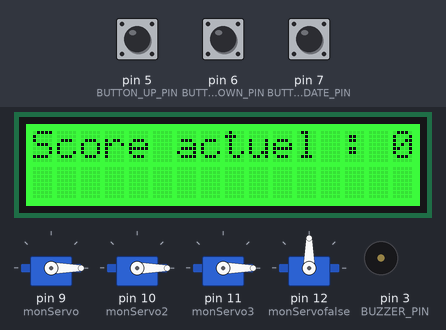
Bench run of a sketch on a simulated Arduino Uno, built with avr-gcc and run on an emulated ATmega328P. Shown: 16×2 character LCD, 4 × servo, buzzer (waves = sounding). The test bench sets the inputs (shaded band); at power-on: pin 7 (BUTTON_VALIDATE_PIN) HIGH, pin 5 (BUTTON_UP_PIN) HIGH, pin 6 (BUTTON_DOWN_PIN) HIGH. Random numbers use the default seed unless the sketch sets one.

Above: at 13.9 s.
14.0 s: pin 7 (BUTTON_VALIDATE_PIN) pulled LOW for 1 s
At 17.7 s:
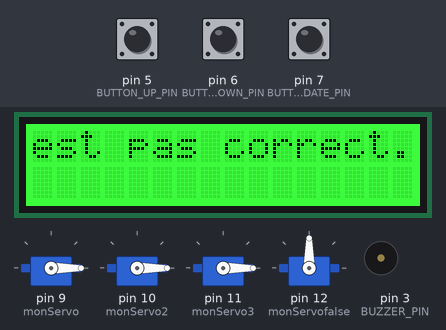
23.7 s: pin 5 (BUTTON_UP_PIN) pulled LOW for 3.2 s
At 25.94 s:
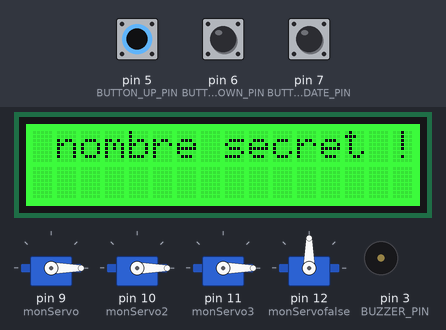
28.4 s: pin 6 (BUTTON_DOWN_PIN) pulled LOW for 0.15 s
At 28.63 s:
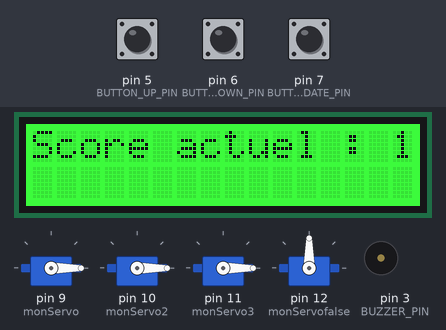
30.0 s: pin 5 (BUTTON_UP_PIN) pulled LOW for 1 s
At 30.57 s:
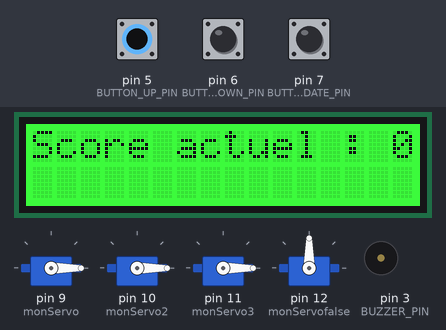
32.5 s: pin 7 (BUTTON_VALIDATE_PIN) pulled LOW for 0.15 s
At 32.67 s:
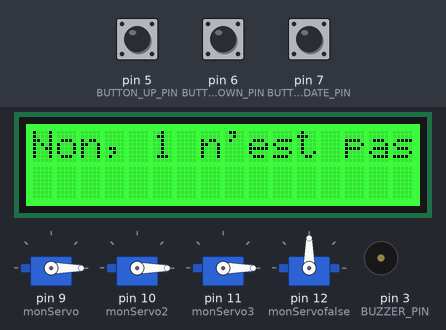
Timing chart, 0 to 34.2 s (numbered marks = the images above; inputs shaded):
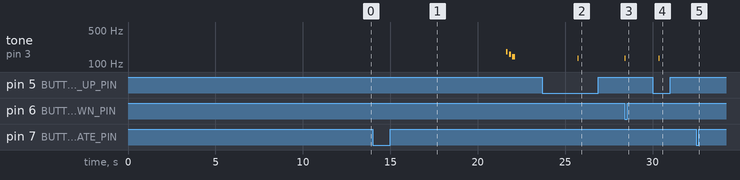

The sketch:

main.ino
```cpp
#include <Servo.h>
#include <Arduino.h>
#include <Wire.h>
#include "rgb_lcd.h"

#define BUTTON_UP_PIN 5
#define BUTTON_DOWN_PIN 6
#define BUTTON_VALIDATE_PIN 7
#define SERIAL_BAUDRATE 9600
#define BUZZER_PIN 3

rgb_lcd lcd;
Servo monServo;
Servo monServo2;
Servo monServo3;
Servo monServofalse;

byte score = 0;
byte lastScore = -1;
byte secretNumber;
byte successCount = 0;
byte failCount = 0;
byte servoState = 0;
bool gameOver = false;

// === Fonctions LCD ===
void printLCD(const char* message) {
  lcd.clear();
  lcd.setCursor(0, 0);
  lcd.print(message);
}

void scrollText(const char* message, int row = 0, int delayMs = 300) {
  lcd.clear();
  int len = strlen(message);
  if (len <= 16) {
    lcd.setCursor(0, row);
    lcd.print(message);
    delay(1500);
    return;
  }

  for (int i = 0; i <= len - 16; i++) {
    lcd.setCursor(0, row);
    for (int j = 0; j < 16; j++) {
      lcd.print(message[i + j]);
    }
    delay(delayMs);
  }
  delay(1000);
}

// === Sons ===
void handleScoreChange() {
  if (score == secretNumber) {
    tone(BUZZER_PIN, 300, 50);
    delay(200);
  } else {
    tone(BUZZER_PIN, 130, 20);
    delay(400);
  }
  noTone(BUZZER_PIN);
  delay(25);
}

void playVictoryMelody() {
  playNote(200, 100);
  delay(50);
  playNote(250, 100);
  delay(50);
  playNote(300, 150);
}

void playDefeatMelody() {
  playNote(180, 100);
  delay(50);
  playNote(160, 100);
  delay(50);
  playNote(140, 150);
}

void playNote(int frequency, int duration) {
  tone(BUZZER_PIN, frequency, duration);
  delay(duration * 1.3);
  noTone(BUZZER_PIN);
}

void setup() {
  pinMode(BUTTON_UP_PIN, INPUT_PULLUP);
  pinMode(BUTTON_DOWN_PIN, INPUT_PULLUP);
  pinMode(BUTTON_VALIDATE_PIN, INPUT_PULLUP);
  pinMode(BUZZER_PIN, OUTPUT);
  digitalWrite(BUZZER_PIN, LOW);

  lcd.begin(16, 2);
  lcd.setRGB(0, 255, 0);

  randomSeed(analogRead(A0));
  secretNumber = random(0, 21);

  monServo.attach(9);
  monServo2.attach(10);
  monServo3.attach(11);
  monServofalse.attach(12);

  monServo.write(0);
  monServo2.write(0);
  monServo3.write(0);
  monServofalse.write(90);

  scrollText("Devine 3 fois le bon chiffre pour ouvrir le coffre !");
}

void loop() {
  if (gameOver) return;

  static unsigned long lastUpTime = 0;
  static unsigned long lastDownTime = 0;
  static unsigned long lastValidateTime = 0;
  unsigned long now = millis();

  if (digitalRead(BUTTON_UP_PIN) == LOW && now - lastUpTime > 250) {
    if (score < 20) score++;
    lastUpTime = now;
    handleScoreChange();
  }

  if (digitalRead(BUTTON_DOWN_PIN) == LOW && now - lastDownTime > 250) {
    if (score > 0) score--;
    lastDownTime = now;
    handleScoreChange();
  }

  if (digitalRead(BUTTON_VALIDATE_PIN) == LOW && now - lastValidateTime > 250) {
    lastValidateTime = now;

    if (score == secretNumber) {
      successCount++;

      char msg[64];
      sprintf(msg, "Bravo ! %u est correct !", (unsigned int)score);
      scrollText(msg);
      playVictoryMelody();

      if (servoState == 0) monServo.write(90);
      else if (servoState == 1) monServo2.write(90);
      else if (servoState == 2) monServo3.write(90);
      servoState++;

    } else {
      failCount++;

      char msg1[64];
      char msg2[64];
      sprintf(msg1, "Non, %u n'est pas correct.", (unsigned int)score);
      sprintf(msg2, "Le bon nombre etait %u", (unsigned int)secretNumber);
      scrollText(msg1);
      scrollText(msg2);
      playDefeatMelody();
    }

    if (successCount >= 3) {
      scrollText("Felicitations ! Le coffre s'ouvre !");
      playVictoryMelody();
      gameOver = true;

    } else if (failCount >= 3) {
      scrollText("Echec. Le coffre reste ferme.");
      playDefeatMelody();
      monServofalse.write(0);
      gameOver = true;

    } else {
      secretNumber = random(0, 21);
      scrollText("Nouveau nombre secret !");
    }
  }

  if (score != lastScore) {
    char scoreMsg[64];
    sprintf(scoreMsg, "Score actuel : %u", (unsigned int)score);
    scrollText(scoreMsg);
    lastScore = score;
  }
}
```

Measured:
- after the input at 14.0 s, tone on pin 3 (BUZZER_PIN): plays 180 Hz for 0.10 s, 160 Hz for 0.10 s, 140 Hz for 0.15 s, starting after 7.6 s; the display: first changes after 0.28 s (image 1 shows a later state)
- after the input at 23.7 s, tone on pin 3 (BUZZER_PIN): silent → 130 Hz after 2.0 s, → silent 0.02 s later
- after the input at 28.4 s, tone on pin 3 (BUZZER_PIN): silent → 130 Hz at once, → silent 0.02 s later
- after the input at 30.0 s, tone on pin 3 (BUZZER_PIN): silent → 130 Hz after 0.34 s, → silent 0.02 s later
- after the input at 32.5 s, the display: changes at once (image 5)
- what the display in image 1 shows lasts 1.3 s, from 17.1 s to 18.4 s
- what the display in image 2 shows lasts 1.8 s, from 24.4 s to 26.2 s
